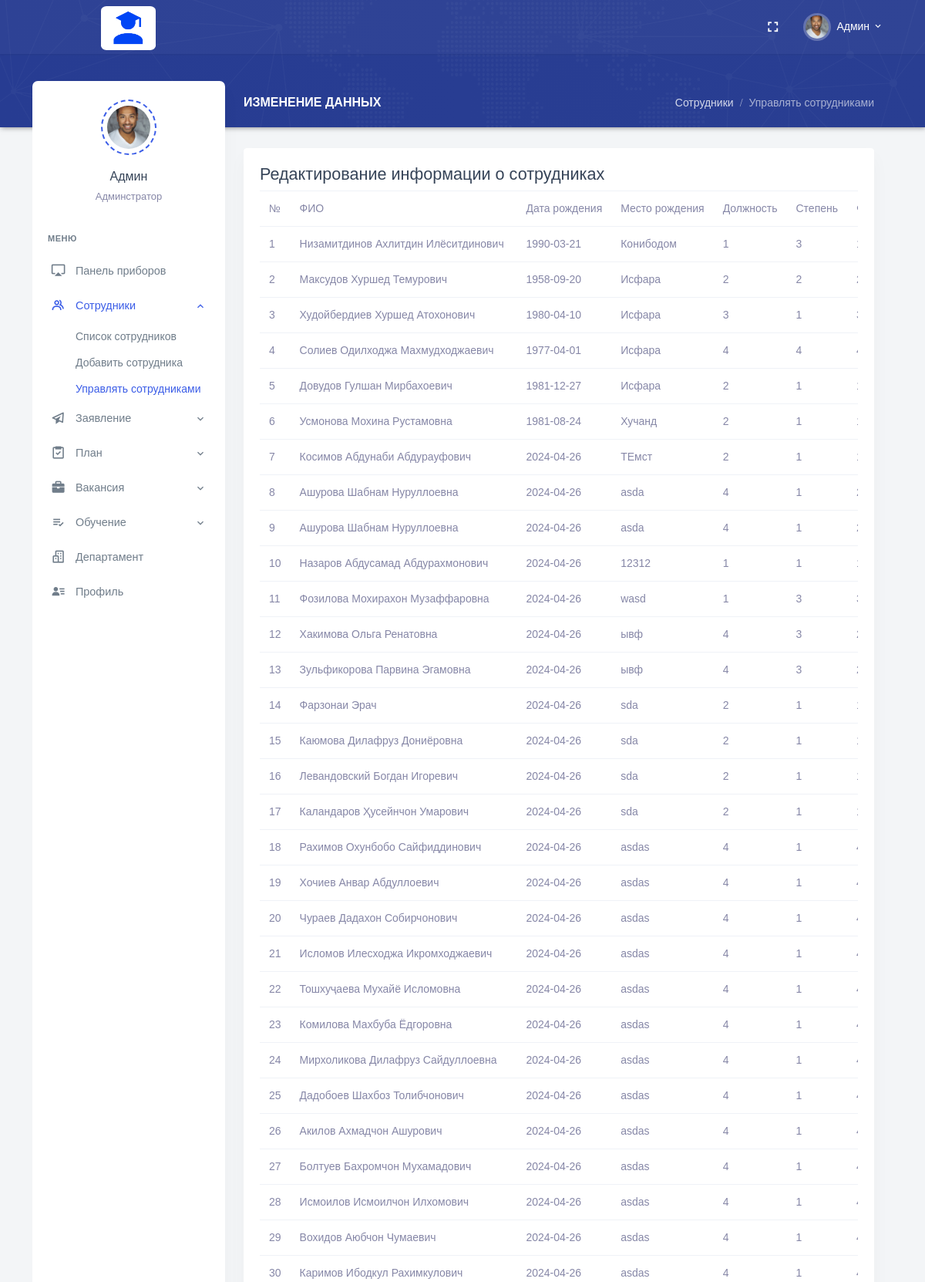
Page /University_HR/edit-employee.php (upper part) on the committed database.
### tables this page shows
CREATE TABLE `employees` (
  `Employee_Id` int NOT NULL AUTO_INCREMENT,
  `Full_Name` varchar(255) DEFAULT NULL,
  `Date_of_Birth` date DEFAULT NULL,
  `Place_of_Birth` varchar(255) DEFAULT NULL,
  `Position_Id` int DEFAULT NULL,
  `Degree_Id` int DEFAULT NULL,
  `Faculty_Id` int DEFAULT NULL,
  `Department_Id` int DEFAULT NULL,
  `User_Role_Id` int DEFAULT NULL,
  `Email` varchar(255) DEFAULT NULL,
  `Phone_Number` varchar(20) DEFAULT NULL,
  `Employee_Number` varchar(20) DEFAULT NULL,
  `Date_Added` date DEFAULT NULL,
  `Path_Photo` varchar(255) DEFAULT NULL,
  `Username` varchar(255) DEFAULT NULL,
  `Password` varchar(255) DEFAULT NULL,
  PRIMARY KEY (`Employee_Id`),
  KEY `Degree_Id` (`Degree_Id`),
  KEY `Faculty_Id` (`Faculty_Id`),
  KEY `Department_Id` (`Department_Id`),
  KEY `User_Role_Id` (`User_Role_Id`),
  KEY `employees_ibfk_1` (`Position_Id`),
  CONSTRAINT `employees_ibfk_1` FOREIGN KEY (`Position_Id`) REFERENCES `positions` (`Position_Id`) ON DELETE CASCADE ON UPDATE CASCADE,
  CONSTRAINT `employees_ibfk_2` FOREIGN KEY (`Degree_Id`) REFERENCES `degrees` (`Degree_Id`) ON DELETE CASCADE ON UPDATE CASCADE,
  CONSTRAINT `employees_ibfk_3` FOREIGN KEY (`Faculty_Id`) REFERENCES `faculties` (`Faculty_Id`) ON DELETE CASCADE ON UPDATE CASCADE,
  CONSTRAINT `employees_ibfk_4` FOREIGN KEY (`Department_Id`) REFERENCES `departments` (`Department_Id`) ON DELETE CASCADE ON UPDATE CASCADE,
  CONSTRAINT `employees_ibfk_5` FOREIGN KEY (`User_Role_Id`) REFERENCES `user_roles` (`User_Role_Id`) ON DELETE CASCADE ON UPDATE CASCADE
);

### University_HR/edit-employee.php (the view, shortened to what this page needs)
<?php
require_once "header.php";
?>
<div class="main-content">
    <div class="page-content">
        <div class="row">
            <div class="col-12">
                <div class="page-title-box d-flex align-items-center justify-content-between">
                    <h4 class="page-title mb-0 font-size-18">Изменение данных</h4>
                    <div class="page-title-right">
                        <ol class="breadcrumb m-0">
                            <li class="breadcrumb-item"><a href="javascript: void(0);">Сотрудники</a></li>
                            <li class="breadcrumb-item active">Управлять сотрудниками</li>
                        </ol>
                    </div>
                </div>
            </div>
        </div>
        <div class="row">
            <div class="col-12">
                <div class="card">
                    <div class="card-body">
                        <h4>Редактирование информации о сотрудниках</h4>
                        <div class="table-responsive">
                            <table class="table table-editable table-nowrap align-middle table-edits">
                                <thead>
                                    <tr class="bg-white">
                                        <th>№</th>
                                        <th>ФИО</th>
                                        <th>Дата рождения</th>
                                        <th>Место рождения</th>
                                        <th>Должность</th>
                                        <th>Степень</th>
                                        <th>Факультет</th>
                                    </tr>
                                </thead>
                                <tbody>
                                    <?php
                                    require_once "conn.php";
                                    $sql = "SELECT * FROM employees";
                                    $result = mysqli_query($conn , $sql);
                                    $i = 1;
                                    if(mysqli_num_rows($result) > 0){
                                        while($rows = mysqli_fetch_assoc($result)) {
                                            $Employee_Id = $rows["Employee_Id"];
                                            $Full_Name = $rows["Full_Name"];
                                            $Date_of_Birth = $rows["Date_of_Birth"];
                                            $Place_of_Birth = $rows["Place_of_Birth"];
                                            $Position_Id = $rows["Position_Id"];
                                            $Degree_Id = $rows["Degree_Id"];
                                            $Faculty_Id = $rows["Faculty_Id"];
                                    ?>
                                    <tr id="row-<?php echo $Employee_Id; ?>">
                                        <td><?php echo $i; ?></td>
                                        <td><?php echo $Full_Name; ?></td>
                                        <td><?php echo $Date_of_Birth; ?></td>
                                        <td><?php echo $Place_of_Birth; ?></td>
                                        <td><?php echo $Position_Id; ?></td>
                                        <td><?php echo $Degree_Id; ?></td>
                                        <td><?php echo $Faculty_Id; ?></td>
                                    </tr>
                                    <?php
                                        $i++;
                                        }
                                    } else {
                                        echo "<tr><td colspan='15'>Сотрудники не найдены!</td></tr>";
                                    }
                                    ?>
                                </tbody>
                            </table>
                        </div>
                    </div>
                </div>
            </div>
        </div>
    </div>
    <?php
    require_once "footer.php";
    ?>

### rows in the picture
employees: Full_Name "Низамитдинов Ахлитдин Илёситдинович", Date_of_Birth "1990-03-21", Place_of_Birth "Конибодом", Position_Id "1", Degree_Id "3"
employees: Full_Name "Максудов Хуршед Темурович", Date_of_Birth "1958-09-20", Place_of_Birth "Исфара", Position_Id "2", Degree_Id "2"
employees: Full_Name "Худойбердиев Хуршед Атохонович", Date_of_Birth "1980-04-10", Place_of_Birth "Исфара", Position_Id "3", Degree_Id "1"
employees: Full_Name "Солиев Одилходжа Махмудходжаевич", Date_of_Birth "1977-04-01", Place_of_Birth "Исфара", Position_Id "4", Degree_Id "4"
employees: Full_Name "Довудов Гулшан Мирбахоевич", Date_of_Birth "1981-12-27", Place_of_Birth "Исфара", Position_Id "2", Degree_Id "1"
employees: Full_Name "Усмонова Мохина Рустамовна", Date_of_Birth "1981-08-24", Place_of_Birth "Хучанд", Position_Id "2", Degree_Id "1"
employees: Full_Name "Косимов Абдунаби Абдурауфович", Date_of_Birth "2024-04-26", Place_of_Birth "ТЕмст", Position_Id "2", Degree_Id "1"
employees: Full_Name "Ашурова Шабнам Нуруллоевна", Date_of_Birth "2024-04-26", Place_of_Birth "asda", Position_Id "4", Degree_Id "1"
employees: Full_Name "Ашурова Шабнам Нуруллоевна", Date_of_Birth "2024-04-26", Place_of_Birth "asda", Position_Id "4", Degree_Id "1"
employees: Full_Name "Назаров Абдусамад Абдурахмонович", Date_of_Birth "2024-04-26", Place_of_Birth "12312", Position_Id "1", Degree_Id "1"
employees: Full_Name "Фозилова Мохирахон Музаффаровна", Date_of_Birth "2024-04-26", Place_of_Birth "wasd", Position_Id "1", Degree_Id "3"
employees: Full_Name "Хакимова Ольга Ренатовна", Date_of_Birth "2024-04-26", Place_of_Birth "ывф", Position_Id "4", Degree_Id "3"
employees: Full_Name "Зульфикорова Парвина Эгамовна", Date_of_Birth "2024-04-26", Place_of_Birth "ывф", Position_Id "4", Degree_Id "3"
employees: Full_Name "Фарзонаи Эрач", Date_of_Birth "2024-04-26", Place_of_Birth "sda", Position_Id "2", Degree_Id "1"
employees: Full_Name "Каюмова Дилафруз Дониёровна", Date_of_Birth "2024-04-26", Place_of_Birth "sda", Position_Id "2", Degree_Id "1"
employees: Full_Name "Левандовский Богдан Игоревич", Date_of_Birth "2024-04-26", Place_of_Birth "sda", Position_Id "2", Degree_Id "1"
employees: Full_Name "Каландаров Ҳусейнчон Умарович", Date_of_Birth "2024-04-26", Place_of_Birth "sda", Position_Id "2", Degree_Id "1"
employees: Full_Name "Рахимов Охунбобо Сайфиддинович", Date_of_Birth "2024-04-26", Place_of_Birth "asdas", Position_Id "4", Degree_Id "1"
employees: Full_Name "Хочиев Анвар Абдуллоевич", Date_of_Birth "2024-04-26", Place_of_Birth "asdas", Position_Id "4", Degree_Id "1"
employees: Full_Name "Чураев Дадахон Собирчонович", Date_of_Birth "2024-04-26", Place_of_Birth "asdas", Position_Id "4", Degree_Id "1"
employees: Full_Name "Исломов Илесходжа Икромходжаевич", Date_of_Birth "2024-04-26", Place_of_Birth "asdas", Position_Id "4", Degree_Id "1"
employees: Full_Name "Тошхуҷаева Мухайё Исломовна", Date_of_Birth "2024-04-26", Place_of_Birth "asdas", Position_Id "4", Degree_Id "1"
employees: Full_Name "Комилова Махбуба Ёдгоровна", Date_of_Birth "2024-04-26", Place_of_Birth "asdas", Position_Id "4", Degree_Id "1"
employees: Full_Name "Мирхоликова Дилафруз Сайдуллоевна", Date_of_Birth "2024-04-26", Place_of_Birth "asdas", Position_Id "4", Degree_Id "1"
employees: Full_Name "Дадобоев Шахбоз Толибчонович", Date_of_Birth "2024-04-26", Place_of_Birth "asdas", Position_Id "4", Degree_Id "1"
employees: Full_Name "Акилов Ахмадчон Ашурович", Date_of_Birth "2024-04-26", Place_of_Birth "asdas", Position_Id "4", Degree_Id "1"
employees: Full_Name "Болтуев Бахромчон Мухамадович", Date_of_Birth "2024-04-26", Place_of_Birth "asdas", Position_Id "4", Degree_Id "1"
employees: Full_Name "Исмоилов Исмоилчон Илхомович", Date_of_Birth "2024-04-26", Place_of_Birth "asdas", Position_Id "4", Degree_Id "1"
employees: Full_Name "Вохидов Аюбчон Чумаевич", Date_of_Birth "2024-04-26", Place_of_Birth "asdas", Position_Id "4", Degree_Id "1"
employees: Full_Name "Каримов Ибодкул Рахимкулович", Date_of_Birth "2024-04-26", Place_of_Birth "asdas", Position_Id "4", Degree_Id "1"
